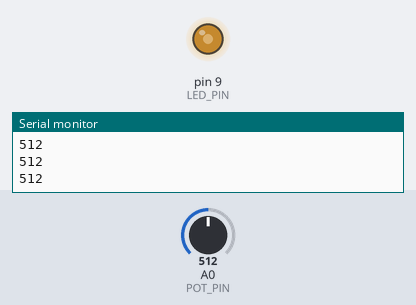
The sketch below on a simulated Arduino Uno, built with avr-gcc and run on an emulated ATmega328P. Parts: output pins drawn as LEDs (lit = HIGH), the last lines printed to the serial monitor. The inputs (shaded band) are chosen by the test bench; at power-on: A0 (POT_PIN) = 512.

Above: at 1.2 s.
1.3 s: A0 (POT_PIN) set to 716
At 2.1 s:
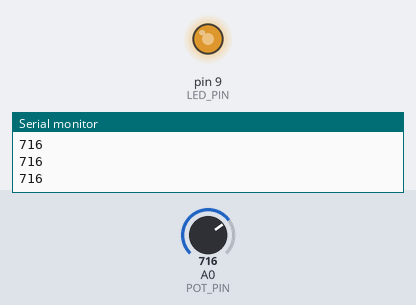
2.8 s: A0 (POT_PIN) set to 900
At 3.4 s:
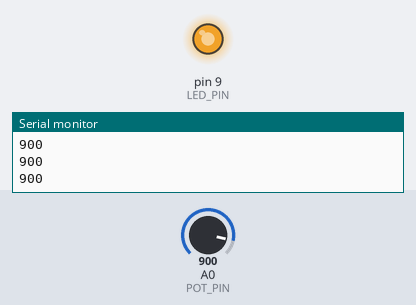
4.3 s: A0 (POT_PIN) set to 122
At 5.5 s:
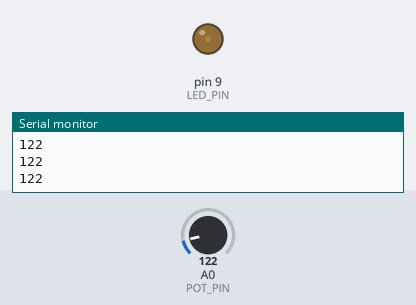
5.8 s: A0 (POT_PIN) set to 0
At 6.8 s:
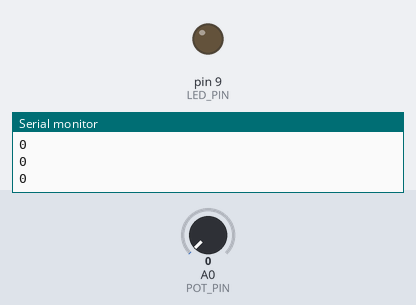
7.3 s: A0 (POT_PIN) set to 511
At 7.9 s:
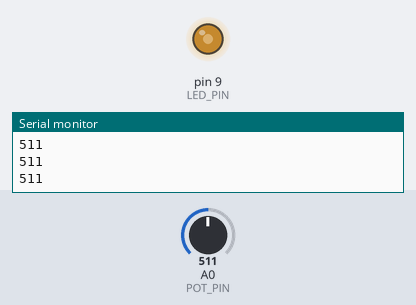
Timing chart, 0 to 9.8 s (numbered marks = the images above; inputs shaded):
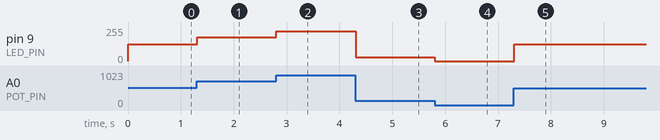

The sketch:

Light-dimmer.ino
```cpp
/**
 * Arduino-controlled light dimmer for night lights
 *
 * by Stuart Sonatina
 */

#define LED_PIN 9
#define POT_PIN A0

// current time for timers
unsigned long currMillis;

// heartbeat timer
const long heartbeatTimerInterval = 1000;
unsigned long heartPrevMillis = 0;
bool heartbeatState = LOW;

int pwmOut = 0; // pwmOut for writing to LED_PIN
int pwmIn; // for reading potentiometer

void setup() {
  // Initialize pin modes
  pinMode(LED_PIN, OUTPUT);
  pinMode(POT_PIN, INPUT);

  Serial.begin(9600); // serial for debug
} // setup

void loop() {
  // get current time for timers
	currMillis = millis();
  heartbeat();

  // read pot pin and analogWrite LED_PIN the brightness from that input
  pwmIn = analogRead(POT_PIN);
  Serial.println(pwmIn);
  int writeValue = map(pwmIn, 0,1023, 0,255);
  analogWrite(LED_PIN, writeValue);
  // Serial.println(writeValue);

} // loop


void heartbeat() {
  if(currMillis-heartPrevMillis > heartbeatTimerInterval)
  {
    heartbeatState = !heartbeatState;
    digitalWrite(LED_BUILTIN, heartbeatState);
    heartPrevMillis = currMillis;
  }
}
```

Measured:
- after the input at 1.3 s, pin 9 (LED_PIN): 127/255 → 178/255 at once
- after the input at 2.8 s, pin 9 (LED_PIN): 178/255 → 224/255 at once
- after the input at 4.3 s, pin 9 (LED_PIN): 224/255 → 30/255 at once
- after the input at 5.8 s, pin 9 (LED_PIN): 30/255 → 0/255 at once
- after the input at 7.3 s, pin 9 (LED_PIN): 0/255 → 127/255 at once
